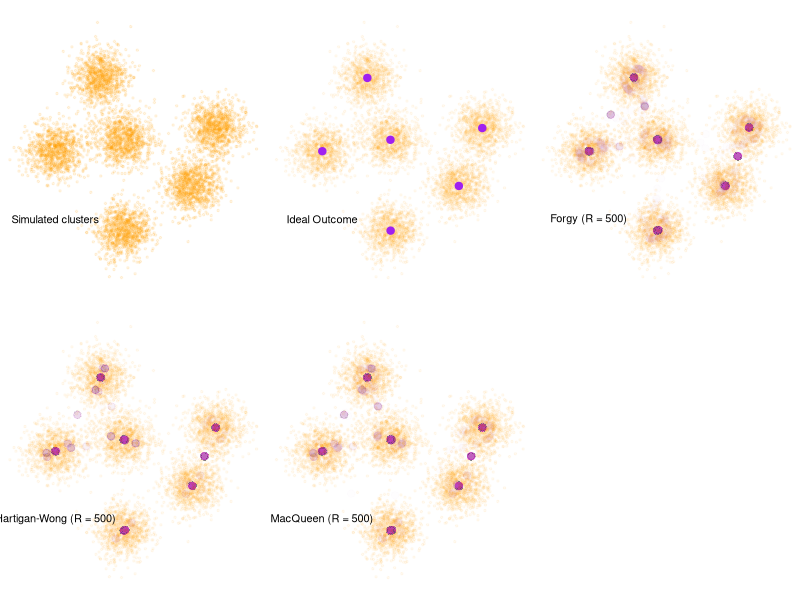

R code for this plot:
library(scales)
sd <- 12
n <- 1000
seed <- 100
algo <- "Forgy" #

#Generate data (6 clusters)
  set.seed(seed)
  df <- rbind(data.frame(x = rnorm(n,-50,sd), y = rnorm(n,10,sd)),
              data.frame(x = rnorm(n,10,sd), y = rnorm(n,20,sd)),
              data.frame(x = rnorm(n,10,sd), y = rnorm(n,-60,sd)),
              data.frame(x = rnorm(n,70,sd), y = rnorm(n,-20,sd)),
              data.frame(x = rnorm(n,90,sd), y = rnorm(n,30,sd)),
              data.frame(x = rnorm(n,-10,sd), y = rnorm(n,75,sd)))
  df$cluster <- rep(1:6, rep(n,6))
  cent <- aggregate(df[,1:2], by = list(cluster = df$cluster), mean)
  
#Graphs
par(mfrow=c(2,3))

#Graph data
  op <- par(mar = rep(0, 4)) 
  plot(df$x, df$y, yaxt='n', ann=FALSE, xaxt='n',  col = alpha("orange",0.1), 
       frame.plot=FALSE, pch = 19, cex = 0.5, asp = 1)
  text(-50,-50,"Simulated clusters")

#Ideal
  op <- par(mar = rep(0, 4)) 
  plot(df$x, df$y, yaxt='n', ann=FALSE, xaxt='n',  col = alpha("orange",0.05), 
       frame.plot=FALSE, pch = 19, cex = 0.5, asp = 1)
  text(-50,-50,"Ideal Outcome")
  points(cent[,2], cent[,3], col = alpha("purple",1), pch = 19, cex = 1.5)
  par(op)
  
#Forgy
  set.seed(100)
  cl <- kmeans(df, 6, algorithm = "Hartigan-Wong")
  op <- par(mar = rep(0, 4)) 
  plot(df$x, df$y, yaxt='n', ann=FALSE, xaxt='n',  col = alpha("orange",0.05), 
       frame.plot=FALSE, pch = 19, cex = 0.5, asp = 1)
  text(-50,-50,"Forgy (R = 500)")
  
  for(i in 1:500){
    cl <- kmeans(df, 6,  algorithm = "Forgy")
    cent <- cbind(cl$centers, 1:6)
    points(cent[,1], cent[,2], col = alpha("purple",1/150), pch = 19, cex = 1.5)
    par(op)
  }


#Hartigan-Wong
  set.seed(100)
  cl <- kmeans(df, 6, algorithm = "Hartigan-Wong")
  op <- par(mar = rep(0, 4)) 
  plot(df$x, df$y, yaxt='n', ann=FALSE, xaxt='n',  col = alpha("orange",0.05), 
       frame.plot=FALSE, pch = 19, cex = 0.5, asp = 1)
  text(-50,-50,"Hartigan-Wong (R = 500)")
  
  for(i in 1:500){
    cl <- kmeans(df, 6, algorithm = "Hartigan-Wong")
    cent <- cbind(cl$centers, 1:6)
    points(cent[,1], cent[,2], col = alpha("purple",1/150), pch = 19, cex = 1.5)
    par(op)
  }
  

#MacQueen
set.seed(100)
op <- par(mar = rep(0, 4)) 
plot(df$x, df$y, yaxt='n', ann=FALSE, xaxt='n',  col = alpha("orange",0.05), 
     frame.plot=FALSE, pch = 19, cex = 0.5, asp = 1)
text(-50,-50,"MacQueen (R = 500)")

for(i in 1:500){
  cl <- kmeans(df, 6, algorithm = "MacQueen")
  cent <- cbind(cl$centers, 1:6)
  points(cent[,1], cent[,2], col = alpha("purple",1/150), pch = 19, cex = 1.5)
  par(op)
}
  

  